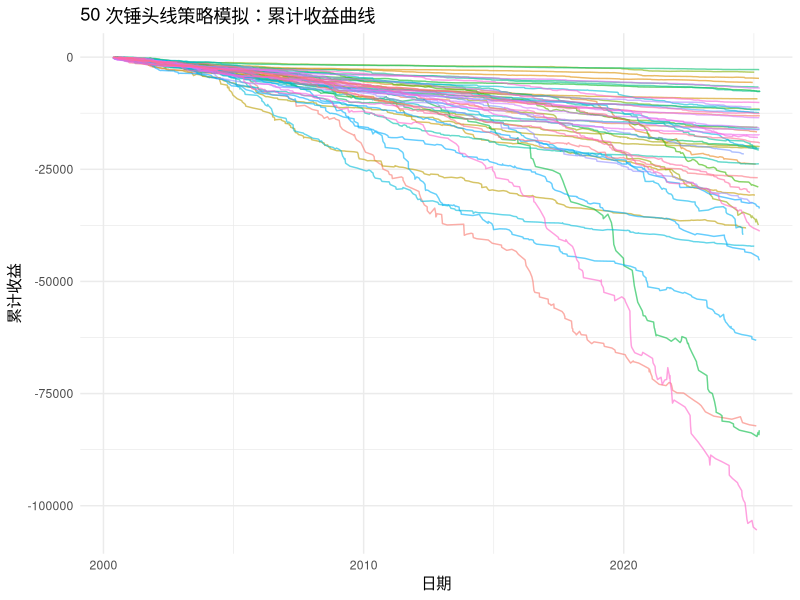

This figure's R source:
library(zoo)
library(xts)
library(TTR)
library(ggplot2)
library(quantmod)
library(dplyr)

# ===== 用户设置参数 =====
n_sim <- 50  # ✅ 模拟次数，可调整
set.seed(42) # 保持可复现

# ===== 初始化 & 数据读取 =====
column_names <- read.csv("HSI_25years.csv", skip = 2, nrows = 1, header = FALSE)
col_names <- as.character(unlist(column_names))
data <- read.csv("HSI_25years.csv", skip = 3, header = FALSE, col.names = col_names)
colnames(data) <- c("Datetime", "Open", "High", "Low", "Close", "Volume")
data$Datetime <- as.POSIXct(data$Datetime, format = "%Y-%m-%d")
cols <- c("Open", "High", "Low", "Close", "Volume")
data[cols] <- lapply(data[cols], function(x) as.numeric(as.character(x)))
ohlc <- xts(data[, cols], order.by = data$Datetime)

# ===== 获取对数收益率 =====
Closes <- as.numeric(Cl(ohlc))
log_returns <- diff(log(Closes))[-1]
initial_price <- as.numeric(Cl(ohlc)[1])

# ===== 定义锤头线识别函数 =====
isHammer <- function(open, high, low, close, lower_shadow_ratio = 1.5, upper_shadow_ratio = 0.5) {
  body <- abs(close - open)
  lower_shadow <- pmin(open, close) - low
  upper_shadow <- high - pmax(open, close)
  return(lower_shadow > lower_shadow_ratio * body & upper_shadow < upper_shadow_ratio * body)
}

# ===== 用于存储所有模拟结果的 DataFrame =====
all_sim_df <- data.frame()

# ===== 主循环：进行 n_sim 次模拟 =====
for (i in 1:n_sim) {
  # 随机游走生成模拟价格
  sim_log_returns <- sample(log_returns, size = length(log_returns), replace = TRUE)
  cumulative_returns <- cumsum(sim_log_returns)
  sim_prices <- initial_price * exp(cumulative_returns)

  sim_ohlc <- xts(
    cbind(
      Open = c(initial_price, sim_prices[-length(sim_prices)]),
      High = sim_prices * (1 + abs(rnorm(length(sim_prices), 0, 0.01))),
      Low = sim_prices * (1 - abs(rnorm(length(sim_prices), 0, 0.01))),
      Close = sim_prices,
      Volume = 0
    ),
    order.by = index(ohlc)[1:length(sim_log_returns)]
  )

  # 布林带
  bb <- BBands(Cl(sim_ohlc), n = 20)
  sim_ohlc$mavg <- bb$mavg

  # 锤头线识别 + 信号生成
  sim_ohlc$Hammer <- mapply(
    isHammer,
    open = as.numeric(sim_ohlc$Open),
    high = as.numeric(sim_ohlc$High),
    low = as.numeric(sim_ohlc$Low),
    close = as.numeric(sim_ohlc$Close)
  )

  sim_ohlc$Signal <- NA
  sim_ohlc$Signal[which(sim_ohlc$Hammer == 1 & sim_ohlc$Close < sim_ohlc$mavg)] <- "Buy"

  df_plot <- data.frame(
    Date = index(sim_ohlc),
    Open = as.numeric(sim_ohlc$Open),
    Close = as.numeric(sim_ohlc$Close),
    Signal = sim_ohlc$Signal
  )

  df_plot <- na.omit(df_plot)
  buy_points <- df_plot[df_plot$Signal == "Buy", ]

  # 收益计算
  if (nrow(buy_points) > 0) {
    buy_points$Profit <- round(buy_points$Close - buy_points$Open, 2)
    buy_points$Cumulative_Profit <- cumsum(buy_points$Profit)
    buy_points$Sim_ID <- paste0("Sim_", i)
    all_sim_df <- rbind(all_sim_df, buy_points[, c("Date", "Sim_ID", "Cumulative_Profit")])
  }
}

# ===== 绘图：50次模拟策略的累计收益线图 =====
if (nrow(all_sim_df) > 0) {
  ggplot(all_sim_df, aes(x = Date, y = Cumulative_Profit, group = Sim_ID, color = Sim_ID)) +
    geom_line(alpha = 0.6) +
    labs(title = paste0(n_sim, " 次锤头线策略模拟：累计收益曲线"),
         x = "日期", y = "累计收益") +
    theme_minimal() +
    theme(legend.position = "none")
} else {
  cat("\n⚠️ 所有模拟中均未触发交易信号。\n")
}


# ===== 收益总结统计 =====
if (nrow(all_sim_df) > 0) {
  # 提取每次模拟的最终累计收益
  final_profit_df <- all_sim_df %>%
    group_by(Sim_ID) %>%
    summarise(Final_Profit = last(Cumulative_Profit))
  
  cat("\n==== 多次模拟策略收益总结 ====\n")
  cat("模拟次数：", n_sim, "\n")
  cat("有信号的模拟次数：", nrow(final_profit_df), "\n")
  cat("平均最终收益：", round(mean(final_profit_df$Final_Profit), 2), "\n")
  cat("中位数收益：", round(median(final_profit_df$Final_Profit), 2), "\n")
  cat("最大收益：", round(max(final_profit_df$Final_Profit), 2), "\n")
  cat("最小收益：", round(min(final_profit_df$Final_Profit), 2), "\n")
  cat("胜率（最终收益 > 0 的比例）：", round(mean(final_profit_df$Final_Profit > 0) * 100, 2), "%\n")
  
}
